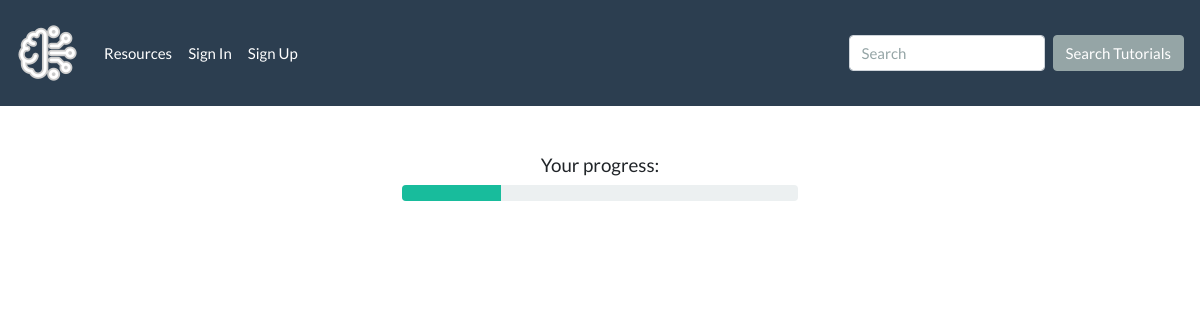
Before: /tutorials/2 with the older database file.
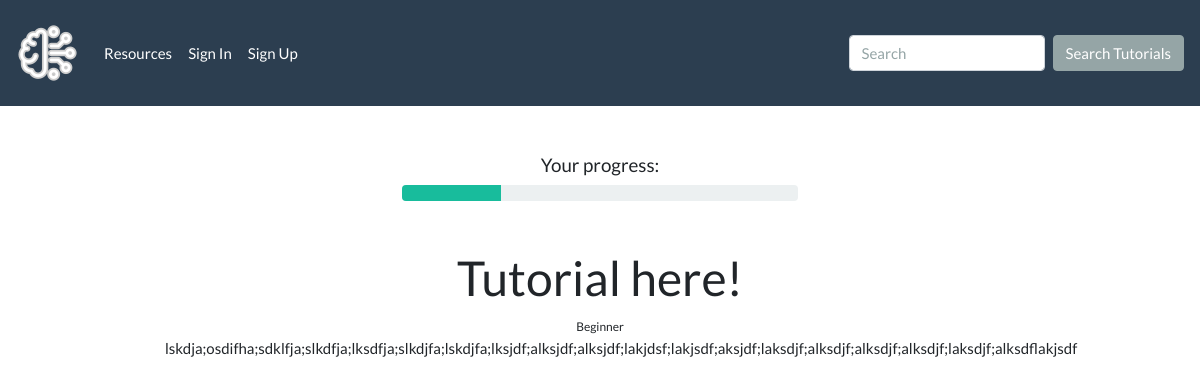
After: the same page with the newer database file.
### tutorial_app/models.py (models this page shows)
class Tutorial(db.Model):
    id = db.Column(db.Integer, primary_key=True)
    category = db.Column(
        db.Enum(TutorialCategory), default=TutorialCategory.OTHER
    )
    title = db.Column(db.String(40), nullable=False)
    difficulty = db.Column(
        db.Enum(Difficulty), default=Difficulty.INTERMEDIATE
    )
    body = db.Column(db.String(10000), nullable=False)
    saved_by = db.relationship(
        "User",
        secondary="saved_tutorials",
        back_populates="saved_tutorials",
    )

### tutorial_app/main/routes.py (the view)
@main.route("/tutorials/<tutorial_id>")
def tutorial_details(tutorial_id):
    tutorial = Tutorial.query.get(tutorial_id)
    return render_template("tutorial_detail.html", tutorial=tutorial)

### tutorial_app/utils.py (called while the page is built)
    def __str__(self):
        return str(self.value)

### tutorial_app/templates/tutorial_detail.html (shortened to what this page needs)
{% extends 'base.html' %}
{% block content %}
<h5 class="ml-auto mr-auto mt-5 text-center">Your progress:</h5>
<div class="progress ml-auto mr-auto mb-5" style="width: 33%;">
  <div class="progress-bar bg-success" role="progressbar" style="width: 25%;" aria-valuenow="25" aria-valuemin="0" aria-valuemax="100"></div>
</div>
<div class="m-auto text-center col-md-9">
  <h1>{{ tutorial.title }}</h1>
  <small>{{ tutorial.difficulty }}</small>
  <p>{{ tutorial.body }}</p>
</div>
{% endblock %}

Changed rows visible on the page:
added Tutorial: title "Tutorial here!", difficulty "Beginner", body "lskdja;osdifha;sdklfja;slkdfja;lksdfja;slkdjfa;lskdjfa;lksjdf;alksjdf;alksjdf;lakjdsf;lakjsdf;aksjdf;laksdjf;alksdjf;alksdjf;alksdjf;laksdjf;alksdflakjsdf"
